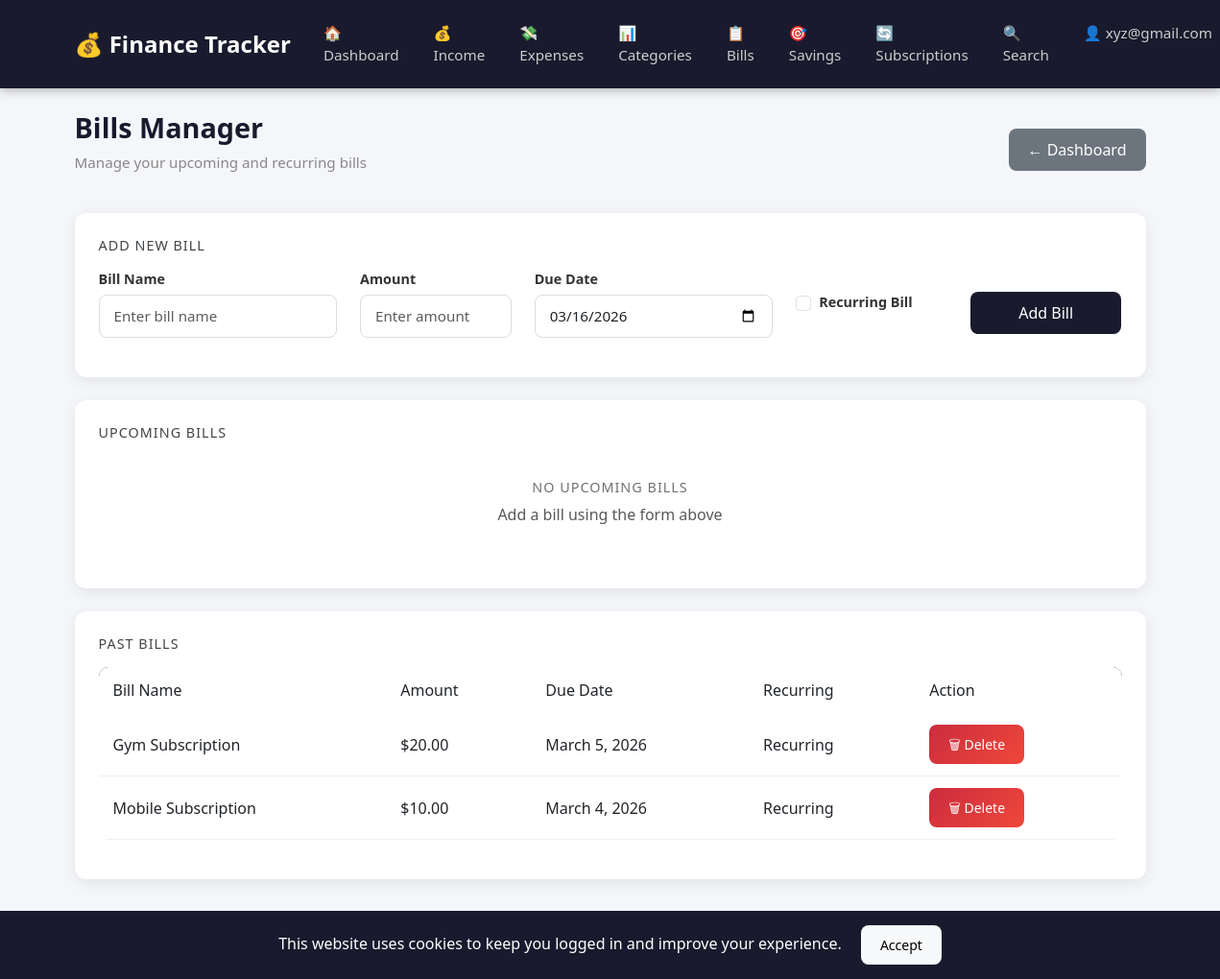
The app's page /bills/ (signed in) with its own data.
### core/models.py (models this page shows, shortened)
class Bill(models.Model):
    user = models.ForeignKey(
        User, on_delete=models.CASCADE)
    bill_name = models.CharField(max_length=128)
    amount = models.DecimalField(
        max_digits=10, decimal_places=2)
    due_date = models.DateField()
    is_recurring = models.BooleanField(default=False)
    created_at = models.DateField(auto_now_add=True)
    class Meta:
        ordering = ['due_date']

### core/views.py (the view)
@login_required
def bill_list(request):
    if request.method == 'POST':
        form = BillForm(request.POST)
        if form.is_valid():
            bill = form.save(commit=False)
            bill.user = request.user
            bill.save()
            messages.success(request,
                'Bill added successfully!')
            return redirect('bill_list')
        else:
            messages.error(request,
                'Failed to add bill.')
    else:
        form = BillForm()
    today = datetime.date.today()
    upcoming_bills = Bill.objects.filter(
        user=request.user,
        due_date__gte=today
    ).order_by('due_date')
    past_bills = Bill.objects.filter(
        user=request.user,
        due_date__lt=today
    ).order_by('-due_date')
    return render(request, 'bills.html', {
        'form': form,
        'upcoming_bills': upcoming_bills,
        'past_bills': past_bills,
        'today': today,
    })

### core/forms.py
class BillForm(forms.ModelForm):
    class Meta:
        model = Bill
        fields = ['bill_name', 'amount', 'due_date', 'is_recurring']
        widgets = {
            'bill_name': forms.TextInput(attrs={
                'placeholder': 'Enter bill name',
                'class': 'form-control'
            }),
            'amount': forms.NumberInput(attrs={
                'placeholder': 'Enter amount',
                'class': 'form-control'
            }),
            'due_date': forms.DateInput(attrs={
                'type': 'date',
                'class': 'form-control'
            }),
            'is_recurring': forms.CheckboxInput(attrs={
                'class': 'form-check-input'
            }),
        }

### templates/bills.html (shortened to what this page needs)
{% extends 'base.html' %}
{% block content %}
<div class="dashboard-header">
    <div class="row align-items-center">
        <div class="col-md-6">
            <h2> Bills Manager</h2>
            <p>Manage your upcoming and recurring bills</p>
        </div>
        <div class="col-md-6 text-end">
            <a href="{% url 'dashboard' %}"
               class="btn btn-secondary">
                ← Dashboard
            </a>
        </div>
    </div>
</div>
<div class="card mb-4">
    <div class="card-body">
        <h5 class="mb-3"> Add New Bill</h5>
        <form method="POST">
            <div class="row">
                <div class="col-md-3 mb-3">
                    <label>Bill Name</label>
                    {{ form.bill_name }}
                </div>
                <div class="col-md-2 mb-3">
                    <label>Amount</label>
                    {{ form.amount }}
                </div>
                <div class="col-md-3 mb-3">
                    <label>Due Date</label>
                    {{ form.due_date }}
                </div>
                <div class="col-md-2 mb-3 mt-4">
                    <div class="form-check">
                        {{ form.is_recurring }}
                        <label class="form-check-label">
                            Recurring Bill
                        </label>
                    </div>
                </div>
                <div class="col-md-2 mb-3 mt-4">
                    <button type="submit"
                            class="btn btn-dark w-100">
                        Add Bill
                    </button>
                </div>
            </div>
        </form>
    </div>
</div>
<div class="card mb-4">
    <div class="card-body">
        <h5 class="mb-3"> Upcoming Bills</h5>
        {% if upcoming_bills %}
        <table class="table">
            <thead>
                <tr>
                    <th>Bill Name</th>
                    <th>Amount</th>
                    <th>Due Date</th>
                    <th>Recurring</th>
                    <th>Status</th>
                    <th>Action</th>
                </tr>
            </thead>
            <tbody>
                {% for bill in upcoming_bills %}
                <tr>
                    <td><strong>{{ bill.bill_name }}</strong></td>
                    <td class="text-danger">
                        ${{ bill.amount|floatformat:2 }}
                    </td>
                    <td>{{ bill.due_date }}</td>
                    <td>
                        {% if bill.is_recurring %}
                            <span class="badge-safe">
                                 Recurring
                            </span>
                        {% else %}
                            <span class="badge-warning">
                                One Time
                            </span>
                        {% endif %}
                    </td>
                    <td>
                        {% if bill.due_date == today %}
                            <span class="badge-danger">
                                Due Today!
                            </span>
                        {% else %}
                            <span class="badge-safe">
                                Upcoming
                            </span>
                        {% endif %}
                    </td>
                    <td>
                        <a href="{% url 'delete_bill' bill.id %}"
                           class="btn btn-danger btn-sm"
                           onclick="return confirmDelete(
                           'Delete this bill?')">
                            🗑 Delete
                        </a>
                    </td>
                </tr>
                {% endfor %}
            </tbody>
        </table>
        {% else %}
        <div class="text-center py-4">
            <h5 class="text-muted">No upcoming bills</h5>
            <p class="text-muted">
                Add a bill using the form above
            </p>
        </div>
        {% endif %}
    </div>
</div>
<div class="card">
    <div class="card-body">
        <h5 class="mb-3"> Past Bills</h5>
        {% if past_bills %}
        <table class="table">
            <thead>
                <tr>
                    <th>Bill Name</th>
                    <th>Amount</th>
                    <th>Due Date</th>
                    <th>Recurring</th>
                    <th>Action</th>
                </tr>
            </thead>
            <tbody>
                {% for bill in past_bills %}
                <tr class="text-muted">
                    <td>{{ bill.bill_name }}</td>
                    <td>${{ bill.amount|floatformat:2 }}</td>
                    <td>{{ bill.due_date }}</td>
                    <td>
                        {% if bill.is_recurring %}
                             Recurring
                        {% else %}
                            One Time
                        {% endif %}
                    </td>
                    <td>
                        <a href="{% url 'delete_bill' bill.id %}"
                           class="btn btn-danger btn-sm"
                           onclick="return confirmDelete(
                           'Delete this bill?')">
                            🗑 Delete
                        </a>
                    </td>
                </tr>
                {% endfor %}
            </tbody>
        </table>
        {% else %}
        <div class="text-center py-4">
            <h5 class="text-muted">No past bills</h5>
        </div>
        {% endif %}
    </div>
</div>
{% endblock %}

### templates/base.html (shortened to what this page needs)
<!DOCTYPE html>
<html lang="en">
<head>
    <link href="https://cdn.jsdelivr.net/npm/bootstrap@5.3.0/dist/css/bootstrap.min.css"
          rel="stylesheet">
    {% load static %}
    <link rel="stylesheet"
          href="{% static 'css/style.css' %}">
</head>
<body>
<nav class="navbar navbar-expand-lg navbar-dark">
    <div class="container">
        <a class="navbar-brand"
           href="{% url 'dashboard' %}">
            💰 Finance Tracker
        </a>
        <div class="collapse navbar-collapse"
             id="navbarNav">
            <ul class="navbar-nav ms-auto">
                {% if user.is_authenticated %}
                <li class="nav-item">
                    <a class="nav-link" href="{% url 'dashboard' %}">
                        🏠 Dashboard
                    </a>
                </li>
                <li class="nav-item">
                    <a class="nav-link" href="{% url 'income_list' %}">
                        💰 Income
                    </a>
                </li>
                <li class="nav-item">
                    <a class="nav-link" href="{% url 'expense_list' %}">
                        💸 Expenses
                    </a>
                </li>
                <li class="nav-item">
                    <a class="nav-link" href="{% url 'category_limits' %}">
                        📊 Categories
                    </a>
                </li>
                <li class="nav-item">
                    <a class="nav-link" href="{% url 'bill_list' %}">
                        📋 Bills
                    </a>
                </li>
                <li class="nav-item">
                    <a class="nav-link" href="{% url 'savings_goals' %}">
                        🎯 Savings
                    </a>
                </li>
                <li class="nav-item">
                    <a class="nav-link" href="{% url 'subscription_list' %}">
                        🔄 Subscriptions
                    </a>
                </li>
                <li class="nav-item">
                    <a class="nav-link" href="{% url 'search' %}">
                        🔍 Search
                    </a>
                </li>
                <li class="nav-item dropdown">
                    <a class="nav-link dropdown-toggle"
                       href="#"
                       id="userDropdown"
                       role="button"
                       data-bs-toggle="dropdown"
                       aria-expanded="false">
                        👤 {{ user.username }}
                    </a>
                </li>
                {% endif %}
            </ul>
        </div>
    </div>
</nav>
<div class="container mt-4 mb-5"
     id="main-content">
    {% block content %}
    {% endblock %}
</div>
<footer class="footer mt-auto py-3">
    <div class="container text-center">
        <span class="text-muted">
        </span>
    </div>
</footer>
<div id="cookieNotice"
     style="display:none;
            position:fixed;
            bottom:0;
            width:100%;
            background:#1a1a2e;
            color:white;
            padding:15px;
            text-align:center;
            z-index:9999;">
    This website uses cookies to keep
    you logged in and improve your experience.
    <button onclick="acceptCookies()"
            class="btn btn-light btn-sm ms-3">
        Accept
    </button>
</div>
</body>
</html>

### static/css/style.css (style rules this page uses)
* { margin: 0; padding: 0; box-sizing: border-box; }
body { font-family: 'Segoe UI', Tahoma, Geneva, Verdana, sans-serif; background-color: #f5f6fa; color: #333; }
a { text-decoration: none; }
.navbar { background-color: #1a1a2e !important; padding: 15px 0; box-shadow: 0 2px 10px rgba(0,0,0,0.3); }
.navbar-brand { font-size: 1.5rem; font-weight: bold; color: #fff !important; }
.nav-link { color: #ccc !important; margin: 0 10px; font-size: 0.95rem; transition: color 0.3s; }
.card { border: none; border-radius: 12px; box-shadow: 0 4px 15px rgba(0,0,0,0.08); margin-bottom: 20px; transition: transform 0.2s; }
.card-body { padding: 25px; }
.card h5 { font-size: 0.9rem; opacity: 0.85; text-transform: uppercase; letter-spacing: 1px; }
.table { border-radius: 10px; overflow: hidden; }
.table thead { background-color: #1a1a2e; color: white; }
.table thead th { font-weight: 500; padding: 12px 15px; border: none; }
.table tbody tr { transition: background-color 0.2s; }
.table tbody td { padding: 12px 15px; vertical-align: middle; border-bottom: 1px solid #f0f0f0; }
.form-control { border-radius: 8px; border: 1px solid #ddd; padding: 10px 15px; font-size: 0.95rem; transition: border-color 0.3s, box-shadow 0.3s; }
label { font-weight: 500; margin-bottom: 5px; color: #555; font-size: 0.9rem; }
.btn { border-radius: 8px; padding: 10px 20px; font-weight: 500; transition: all 0.3s; border: none; }
.btn-dark { background-color: #1a1a2e; color: white; }
.btn-danger { background: linear-gradient(135deg, #cb2d3e, #ef473a); color: white; }
.btn-secondary { background-color: #6c757d; color: white; }
.dashboard-header { margin-bottom: 25px; }
.dashboard-header h2 { font-size: 1.8rem; font-weight: 700; color: #1a1a2e; }
.dashboard-header p { color: #888; font-size: 0.95rem; }
body { color: #212529; }
.text-muted { color: #595959 !important; }
label { display: block; font-weight: 600; margin-bottom: 5px; color: #333; }
.footer { background-color: #1a1a2e; color: #ccc; margin-top: 50px; }

### records on screen
Bill: bill_name "Gym Subscription", amount "20.00", due_date "March 5, 2026", is_recurring "Recurring"
Bill: bill_name "Mobile Subscription", amount "10.00", due_date "March 4, 2026", is_recurring "Recurring"

### other values on screen
{{ user.username }} "xyz@gmail.com"
